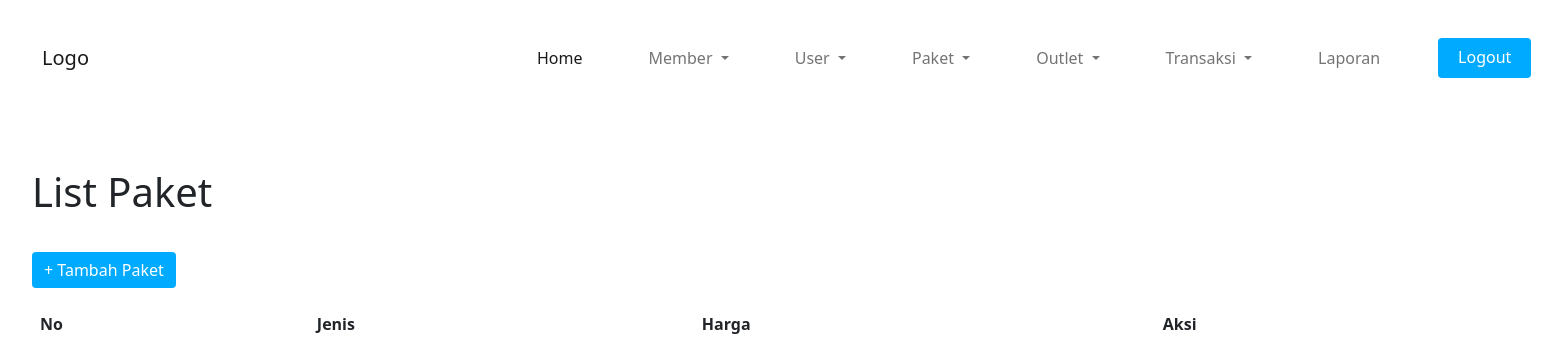
Before: /paket/tampil.php (signed in) with the older database file.
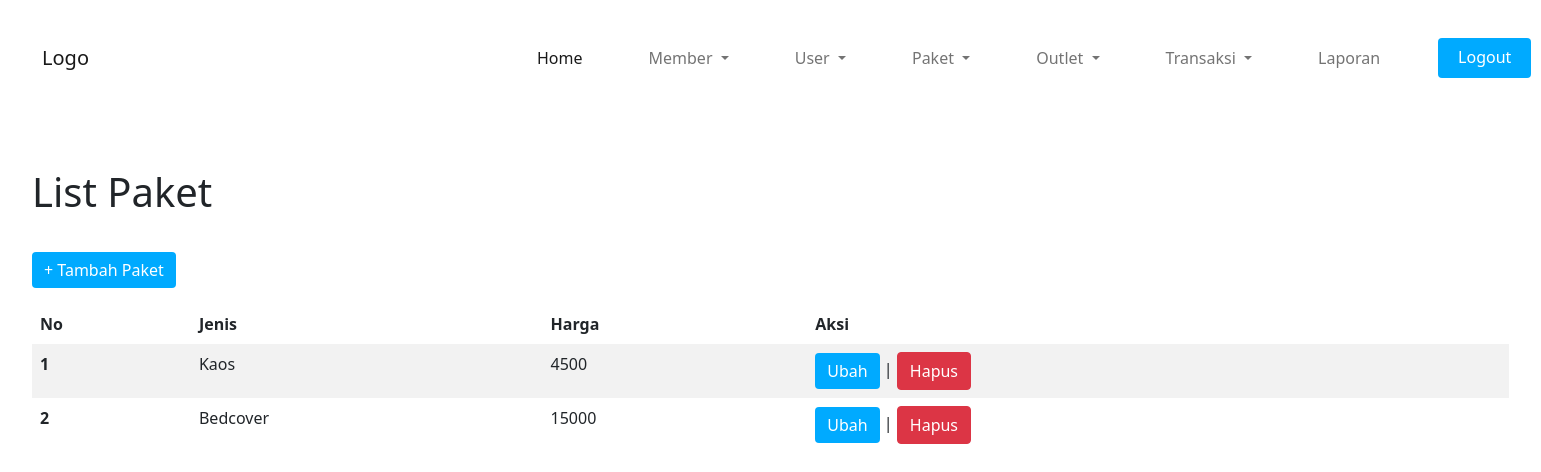
After: the same page with the newer database file.
### tables this page shows
CREATE TABLE `paket` (
  `id` int(11) NOT NULL,
  `jenis` enum('Kiloan','Selimut','Bedcover','Kaos') NOT NULL,
  `harga` int(11) NOT NULL
);

### utility/utils.php (called while the page is built, shortened)
<?php
function titleize($name) {
	return ucwords(str_replace("_", " ", $name));
}
?>

### paket/tampil.php (the view, shortened to what this page needs)
<?php
require_once "../componen/bootstrap.php";
require_once "../componen/navbar.php";
?>
<!DOCTYPE html>
<html>
<head>
    <link rel="stylesheet" type="text/css" href="../style.css">
</head>
<body>
	<main class="crud-form">
		<h1 style="margin-bottom: 20px;">List Paket</h1>
		<a href="tambah_paket.php" class="btn btn-primary mt-3" id="add-anchor" style="background-color: rgb(0, 170, 255); border: rgb(0, 170, 255);">+ Tambah Paket</a>
		<?php
		require_once "../koneksi.php";
		$query = mysqli_query($conn, "SELECT * FROM `paket`");
		list_table($query);
		?>
	</main>
    <?php
        function extract_as_table_data($data, $converters = null)
        {
            foreach ($data as $key => $value) {
                if ($key === "id") continue;
                $content = isset($converters[$key]) ? $converters[$key]($value) : titleize($value);
        ?>
                <td><?= $content ?></td>
            <?php
            }
        }
        function list_table($mysqli_result, $converters = null)
        {
            ?>
            <table class="table table-striped table-borderless mt-3">
                <thead>
                    <tr>
                        <th> No </th>
                        <?php foreach (mysqli_fetch_fields($mysqli_result) as $field) : if ($field->name === "id") continue; ?>
                            <th scope="col"> <?= ucwords(str_replace("_", " ", $field->name)) ?> </th>
                        <?php endforeach; ?>
                        <th> Aksi </th>
                    </tr>
                </thead>
                <tbody>
                    <?php
                    $no = 0;
                    while ($data = mysqli_fetch_assoc($mysqli_result)) {
                        ++$no;
                    ?>
                        <tr>
                            <th scope="row"><?= $no ?></th>
                            <?php extract_as_table_data($data, $converters); ?>
                            <td>
                                <a class="btn btn-primary" class="edit-anchor" href="ubah.php?id=<?= $data["id"] ?>" style="background-color: rgb(0, 170, 255); border: rgb(0, 170, 255);">Ubah</a>
                                <span>|</span>
                                <a class="btn btn-danger" class="remove-anchor" href="hapus.php?id=<?= $data["id"] ?>">Hapus</a>
                            </td>
                        </tr>
                    <?php
                    }
                    ?>
                </tbody>
            </table>
    <?php
        }
    ?>
</body>
</html>

Changed rows visible on the page:
added paket: jenis "Kaos", harga "4500"
added paket: jenis "Bedcover", harga "15000"
